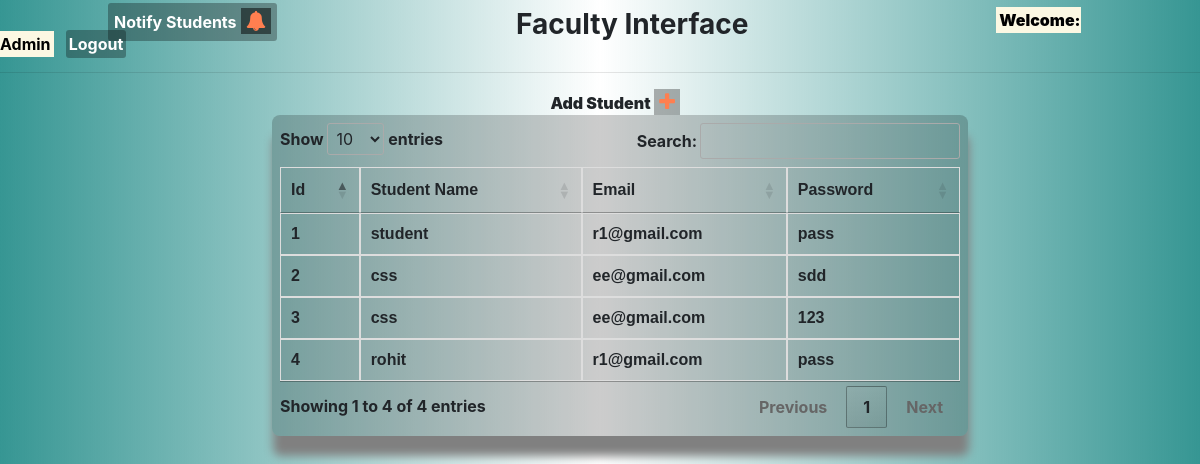
The app's page /teacher_home.php (signed in) with its own data.
### tables this page shows
CREATE TABLE `student` (
  `id` int(30) NOT NULL,
  `name` varchar(50) NOT NULL,
  `email` varchar(50) NOT NULL,
  `password` varchar(50) NOT NULL
);

### teacher_home.php (the view, shortened to what this page needs)
<!DOCTYPE html>
<html>
<head>
	<link rel="stylesheet" href="https://maxcdn.bootstrapcdn.com/bootstrap/4.3.1/css/bootstrap.min.css">
	<link rel="stylesheet" type="text/css" href="https://cdn.datatables.net/1.10.20/css/jquery.dataTables.css">
	<link rel="stylesheet" href="https://cdnjs.cloudflare.com/ajax/libs/font-awesome/4.7.0/css/font-awesome.min.css">
</head>
<body>
	<?php
	echo "<span style='position:absolute; margin-left:9%;'>";
	echo "<a id='notify'  data-toggle='modal' data-target='#myModalnotify'><b>Notify Students</b>  <i class='fa fa-bell' aria-hidden='true' style='color: coral; font-size: 20px;  background-color: rgba(0,0,0,0.5); padding: 3px 5px;'></i></a>";
	echo "</span>";
	echo "	<center><h3><b><span style='position:absolute; margin-left:-7%;'>Faculty Interface</span?</b></h3></center>";
	echo "<span style='position:; margin-left: 83%; '>";
	echo "<mark><b>Welcome: </b>" .$_SESSION["user"]."</mark>";
	echo "</span>";
	echo "<span style='position:relative; margin-left: 1%;'>";
	echo "<a href='logout.php' id='dest'>Logout</a>";
	echo "</span>";
	?>
	<hr>
	<ul>
		<li style="list-style: none;  margin-left: 44%;">
			<a  data-toggle="modal" data-target="#myModalstudent">
				<b>Add Student</b> <i class="fa fa-plus" aria-hidden="true" style="color: coral; font-size: 20px;  background-color: rgba(0,0,0,0.3); padding: 3px 5px;"></i>
			</a></li>
		<?php $conn=mysqli_connect("localhost","root","Toor@123","Msystem");
		$sql="select id, name, email, password from student";
		$result=mysqli_query($conn,$sql);
		?>
		<center>		<div style="width: 60%; padding: 8px; background-color:rgba(0,0,0,0.2); border-radius: 8px; box-shadow:1px 20px 10px grey;">
			<table id="myTablestudent">
				<thead>
					<tr>
						<th>Id</th>
						<th>Student Name</th>
						<th>Email</th>
						<th>Password</th>
					</tr>
				</thead>
				<tbody>
					<?php
					foreach ($result as $row)
					{
						?>
						<tr>
							<td><?php echo $row['id']?></td>
							<td><?php echo $row['name']?></td>
							<td><?php echo $row['email']?></td>
							<td><?php echo $row['password']?></td>
							<?php
						}
						?>
					</tbody>
				</table>
			</div>
		</center>
	</body>
	</html>

### teacher_home.php (style rules this page uses)
body { background: linear-gradient(to right,#369693,transparent,#369693); }
#dest { text-decoration: none; background-color: rgba(0,0,0,0.3); padding: 4px 3px; border-radius: 3px; color: white; font-style: bolder; }
#notify { text-decoration: none; background-color: rgba(0,0,0,0.3); padding: 9px 6px; border-radius: 3px; color: white; font-style: bolder; }
table { font-family: arial, sans-serif; border-collapse: collapse; width: 100%; }
td, th { border: 1px solid #dddddd; text-align: left; padding: 8px; }
tr:nth-child(even) { background-color: #dddddd; }

### records on screen
student: id "1", name "student", email "r1@gmail.com", password "pass"
student: id "2", name "css", email "ee@gmail.com", password "sdd"
student: id "3", name "css", email "ee@gmail.com", password "123"
student: id "4", name "rohit", email "r1@gmail.com", password "pass"

### other values on screen
$_SESSION["user"] "Admin"
